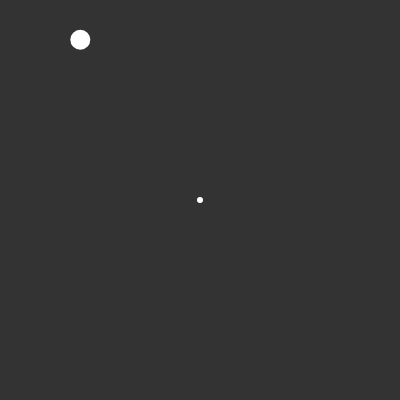
Frame 1 (no input)
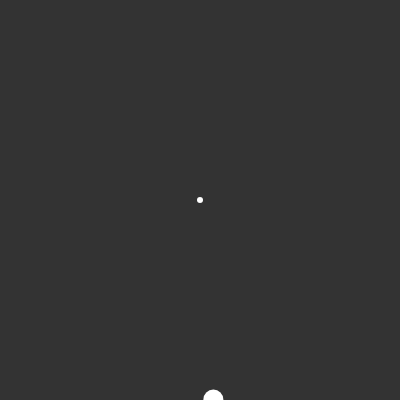
Frame 60 (no input)
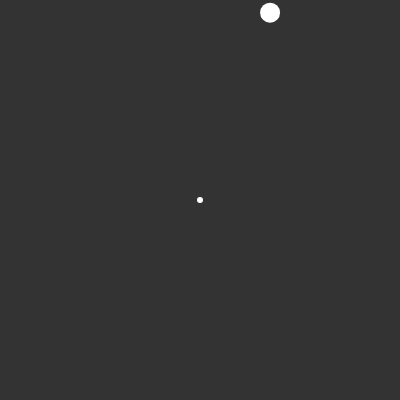
Frame 120 (the mouse pressed at the canvas centre since frame 60)

The p5.js sketch that drew these frames (run headless with seeded random() and noise() and a simulated clock; from frame 60 on, the mouse is pressed at the canvas centre):

// p5.js sketch
// ── sketch.js
var balls = [];
var num = 2;

function setup(){
    createCanvas(400,400);
    for(var i = 0; i < num; i++){
        balls[i] = new Ball(width*i/num, 180);        
    }
}

function draw(){
    background(51);
    for(var i = 0; i < num; i++){
        balls[i].create();
        balls[i].update();
        for(var j = i + 1; j < balls.length; j++){
            if(i != j && balls[i].intersects(balls[j])){
                //balls[i].r -= 0.01;
                //balls[j].r -= 0.01;
                //balls[i].col = (random(255), random(255), random(255));
                //balls[j].col = (random(255), random(255), random(255));
            } else {
                //balls[i].r += 0.01;
                //balls[j].r += 0.01;

                balls[i].r = constrain(balls[i].r, 0.001, 10);
                balls[j].r = constrain(balls[j].r, 0.001, 10);
            }
        }
    }
}
// ── Ball.js
function Ball(d, a){
    this.d = d;
    this.a = a;
    this.originX = width/2;
    this.originY = height/2;
    this.r = map(this.d,0,width,3,20);
    this.x = this.originX + this.d * cos(this.a);
    this.y = this.originY + this.d * sin(this.a);

    
    //this.x = random(this.r, width-this.r);
    //this.y = random(this.r, height-this.r);
    //this.col = (random(255),random(255),random(255));
    this.col = (255,255,255);

    this.create = function(){
        fill(this.col);
        noStroke();
        ellipse(this.x, this.y, this.r * 2, this.r * 2); 
        //stroke(255);
        //line(this.originX,this.originY,this.x,this.y);
    }

    this.intersects = function(other){
        d = dist(this.x, this.y, other.x, other.y);
        if(d < this.r + other.r){
            return true;      
        } else {
            return false;
        }
    }

    this.update = function(){     
        this.a += map(this.d, 0,width/5,0.1,0);
        
        this.x = this.originX + this.d * cos(this.a);
        this.y = this.originY + this.d * sin(this.a);

        //this.x = constrain(this.x, this.r, width-this.r);
        //this.y = constrain(this.y, this.r, height-this.r);
    }
}
